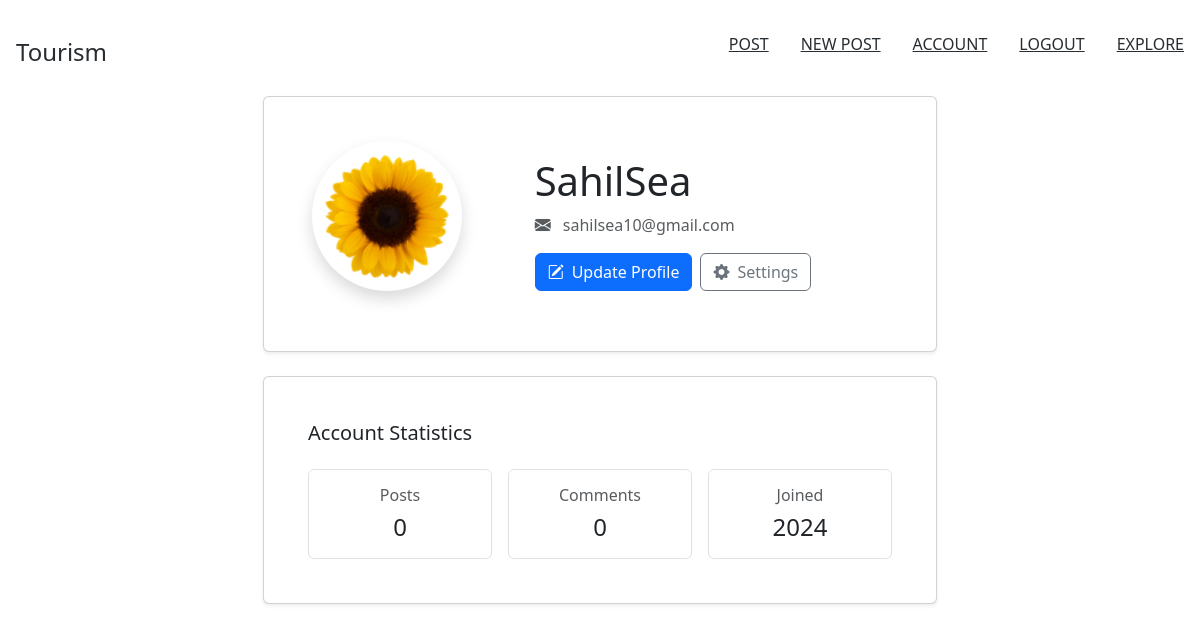
Page /account (signed in) on the committed database.
### tourism/models.py (models this page shows, shortened)
class User(db.Model, UserMixin):
    id = db.Column(db.Integer, primary_key=True)
    username = db.Column(db.String(20), unique=True, nullable=False)
    email = db.Column(db.String(120), unique=True, nullable=False)
    image_file = db.Column(db.String(20), nullable=False, default='default.jpg')
    password = db.Column(db.String(60), nullable=False)
    posts = db.relationship('Post', backref='author', lazy=True)

### tourism/routes.py (the view)
@app.route("/account")
@login_required
def account():
    image_file = url_for('static', filename='profile_pics/' + current_user.image_file)
    return render_template('account.html')

### tourism/models.py (called while the page is built)
@login_manager.user_loader
def load_user(user_id):
    return User.query.get(int(user_id))

### tourism/templates/account.html
{% extends "layout.html" %}
{% block content %}
<div class="container mt-5 pt-5">
    <div class="row justify-content-center">
        <div class="col-md-8">
            <div class="card shadow-sm">
                <div class="card-body p-4">
                    <div class="row align-items-center">
                        <div class="col-md-4 text-center">
                            <img class="rounded-circle account-img shadow"
                                 src="{{url_for('static', filename='profile_pics/' + current_user.image_file)}}"
                                 alt="{{ current_user.username }}'s profile picture"
                                 style="width: 150px; height: 150px; object-fit: cover;">
                        </div>
                        <div class="col-md-8">
                            <div class="ps-md-4">
                                <h2 class="display-6 mb-2">{{ current_user.username }}</h2>
                                <p class="text-muted mb-3">
                                    <i class="bi bi-envelope-fill me-2"></i>
                                    {{ current_user.email }}
                                </p>
                                <div class="d-flex gap-2">
                                    <a class="btn btn-primary" href="{{ url_for('update_account') }}">
                                        <i class="bi bi-pencil-square me-2"></i>Update Profile
                                    </a>
                                    <button class="btn btn-outline-secondary">
                                        <i class="bi bi-gear-fill me-2"></i>Settings
                                    </button>
                                </div>
                            </div>
                        </div>
                    </div>
                </div>
            </div>
            <div class="card shadow-sm mt-4">
                <div class="card-body p-4">
                    <h3 class="h5 mb-4">Account Statistics</h3>
                    <div class="row g-3">
                        <div class="col-md-4">
                            <div class="border rounded p-3 text-center">
                                <h4 class="h6 text-muted mb-2">Posts</h4>
                                <p class="h4 mb-0">0</p>
                            </div>
                        </div>
                        <div class="col-md-4">
                            <div class="border rounded p-3 text-center">
                                <h4 class="h6 text-muted mb-2">Comments</h4>
                                <p class="h4 mb-0">0</p>
                            </div>
                        </div>
                        <div class="col-md-4">
                            <div class="border rounded p-3 text-center">
                                <h4 class="h6 text-muted mb-2">Joined</h4>
                                <p class="h4 mb-0">2024</p>
                            </div>
                        </div>
                    </div>
                </div>
            </div>
        </div>
    </div>
</div>
{% endblock %}

### tourism/static/main.css (style rules this page uses)
:root { --primary-color: #669ccb; --primary-color-dark: #5681a7; --secondary-color: #e8f1fa; --text-dark: #282d31; --text-light: #767268; --extra-light: #f3f4f6; --max-width: 1200px; }
* { padding: 0; margin: 0; box-sizing: border-box; }
body { font-family: "Roboto", sans-serif; }
img { width: 100%; }
h1, h2, h3, h4, h5, h6 { color: #444444; }
.account-img { height: 125px; width: 125px; margin-right: 20px; margin-bottom: 16px; transition: transform 0.3s ease; }
.card { position: relative; flex: 1 1 100%; margin: 31px 0; padding: 20px; background: #fbfbfb; }
@media screen and (min-width: 768px) { .card { flex-basis: calc(33.33% - (62px + 40px)); margin: 0 31px; } }
.container { max-width: 900px; margin: 0 auto; padding: 0 15px; }
.card { border: 2px solid #007bff; border-radius: 0.5rem; }
.card-body { padding: 1.5rem; }

### rows in the picture
User: image_file (picture), username "SahilSea", email "sahilsea10@gmail.com"
